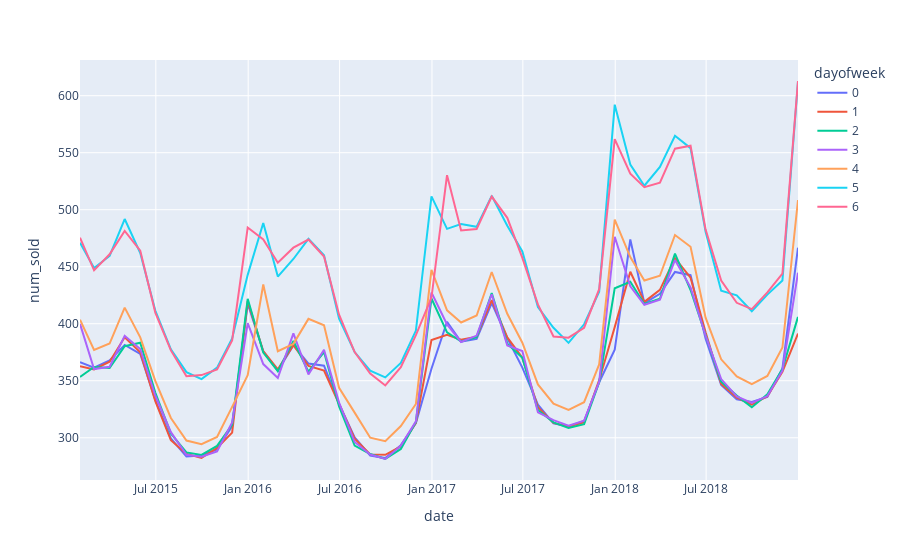

Notebook code for this chart:
### Code cell
train_dayofweek = train.set_index('date').groupby([pd.Grouper(freq='M'),'dayofweek'])[['num_sold']].mean().reset_index()
a = px.line(data_frame=train_dayofweek,x='date',y='num_sold',color='dayofweek')
a.show()
